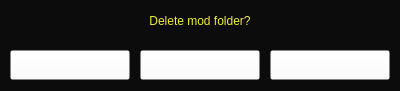
  <widget class="QFrame" name="frame_delFolder">
   <property name="enabled">
    <bool>true</bool>
   </property>
   <property name="geometry">
    <rect>
     <x>340</x>
     <y>370</y>
     <width>400</width>
     <height>91</height>
    </rect>
   </property>
   <property name="sizePolicy">
    <sizepolicy hsizetype="Fixed" vsizetype="Fixed">
     <horstretch>0</horstretch>
     <verstretch>0</verstretch>
    </sizepolicy>
   </property>
   <property name="palette">
    <palette>
     <active>
      <colorrole role="Base">
       <brush brushstyle="SolidPattern">
        <color alpha="255">
         <red>255</red>
         <green>255</green>
         <blue>255</blue>
        </color>
       </brush>
      </colorrole>
      <colorrole role="Window">
       <brush brushstyle="SolidPattern">
        <color alpha="200">
         <red>0</red>
         <green>0</green>
         <blue>0</blue>
        </color>
       </brush>
      </colorrole>
      <colorrole role="AlternateBase">
       <brush brushstyle="SolidPattern">
        <color alpha="255">
         <red>255</red>
         <green>255</green>
         <blue>255</blue>
        </color>
       </brush>
      </colorrole>
     </active>
     <inactive>
      <colorrole role="Base">
       <brush brushstyle="SolidPattern">
        <color alpha="255">
         <red>255</red>
         <green>255</green>
         <blue>255</blue>
        </color>
       </brush>
      </colorrole>
      <colorrole role="Window">
       <brush brushstyle="SolidPattern">
        <color alpha="200">
         <red>0</red>
         <green>0</green>
         <blue>0</blue>
        </color>
       </brush>
      </colorrole>
      <colorrole role="AlternateBase">
       <brush brushstyle="SolidPattern">
        <color alpha="255">
         <red>255</red>
         <green>255</green>
         <blue>255</blue>
        </color>
       </brush>
      </colorrole>
     </inactive>
     <disabled>
      <colorrole role="Base">
       <brush brushstyle="SolidPattern">
        <color alpha="200">
         <red>0</red>
         <green>0</green>
         <blue>0</blue>
        </color>
       </brush>
      </colorrole>
      <colorrole role="Window">
       <brush brushstyle="SolidPattern">
        <color alpha="200">
         <red>0</red>
         <green>0</green>
         <blue>0</blue>
        </color>
       </brush>
      </colorrole>
      <colorrole role="AlternateBase">
       <brush brushstyle="SolidPattern">
        <color alpha="255">
         <red>255</red>
         <green>255</green>
         <blue>255</blue>
        </color>
       </brush>
      </colorrole>
     </disabled>
    </palette>
   </property>
   <property name="autoFillBackground">
    <bool>true</bool>
   </property>
   <property name="frameShape">
    <enum>QFrame::NoFrame</enum>
   </property>
   <property name="frameShadow">
    <enum>QFrame::Raised</enum>
   </property>
   <property name="midLineWidth">
    <number>0</number>
   </property>
   <widget class="QLabel" name="txt_delFolder">
    <property name="geometry">
     <rect>
      <x>0</x>
      <y>0</y>
      <width>400</width>
      <height>41</height>
     </rect>
    </property>
    <property name="sizePolicy">
     <sizepolicy hsizetype="Fixed" vsizetype="Fixed">
      <horstretch>0</horstretch>
      <verstretch>0</verstretch>
     </sizepolicy>
    </property>
    <property name="styleSheet">
     <string notr="true">color: rgb(240, 236, 52);
font: 14pt &quot;Vangers Sans Serif&quot;;</string>
    </property>
    <property name="text">
     <string>Delete mod folder?</string>
    </property>
    <property name="alignment">
     <set>Qt::AlignCenter</set>
    </property>
   </widget>
   <widget class="QPushButton" name="button_yesDel">
    <property name="geometry">
     <rect>
      <x>10</x>
      <y>50</y>
      <width>120</width>
      <height>30</height>
     </rect>
    </property>
    <property name="sizePolicy">
     <sizepolicy hsizetype="Fixed" vsizetype="Fixed">
      <horstretch>0</horstretch>
      <verstretch>0</verstretch>
     </sizepolicy>
    </property>
    <property name="styleSheet">
     <string notr="true">background-color: rgba(255, 255, 255, 0);
background-image: url(:/buttons/Yes.png);</string>
    </property>
    <property name="text">
     <string/>
    </property>
   </widget>
   <widget class="QPushButton" name="button_noDel">
    <property name="geometry">
     <rect>
      <x>140</x>
      <y>50</y>
      <width>120</width>
      <height>30</height>
     </rect>
    </property>
    <property name="sizePolicy">
     <sizepolicy hsizetype="Fixed" vsizetype="Fixed">
      <horstretch>0</horstretch>
      <verstretch>0</verstretch>
     </sizepolicy>
    </property>
    <property name="styleSheet">
     <string notr="true">background-color: rgba(255, 255, 255, 0);
background-image: url(:/buttons/No.png);</string>
    </property>
    <property name="text">
     <string/>
    </property>
   </widget>
   <widget class="QPushButton" name="button_cancelDel">
    <property name="geometry">
     <rect>
      <x>270</x>
      <y>50</y>
      <width>120</width>
      <height>30</height>
     </rect>
    </property>
    <property name="sizePolicy">
     <sizepolicy hsizetype="Fixed" vsizetype="Fixed">
      <horstretch>0</horstretch>
      <verstretch>0</verstretch>
     </sizepolicy>
    </property>
    <property name="styleSheet">
     <string notr="true">background-color: rgba(255, 255, 255, 0);
background-image: url(:/buttons/Cancel.png);</string>
    </property>
    <property name="text">
     <string/>
    </property>
   </widget>
  </widget>
